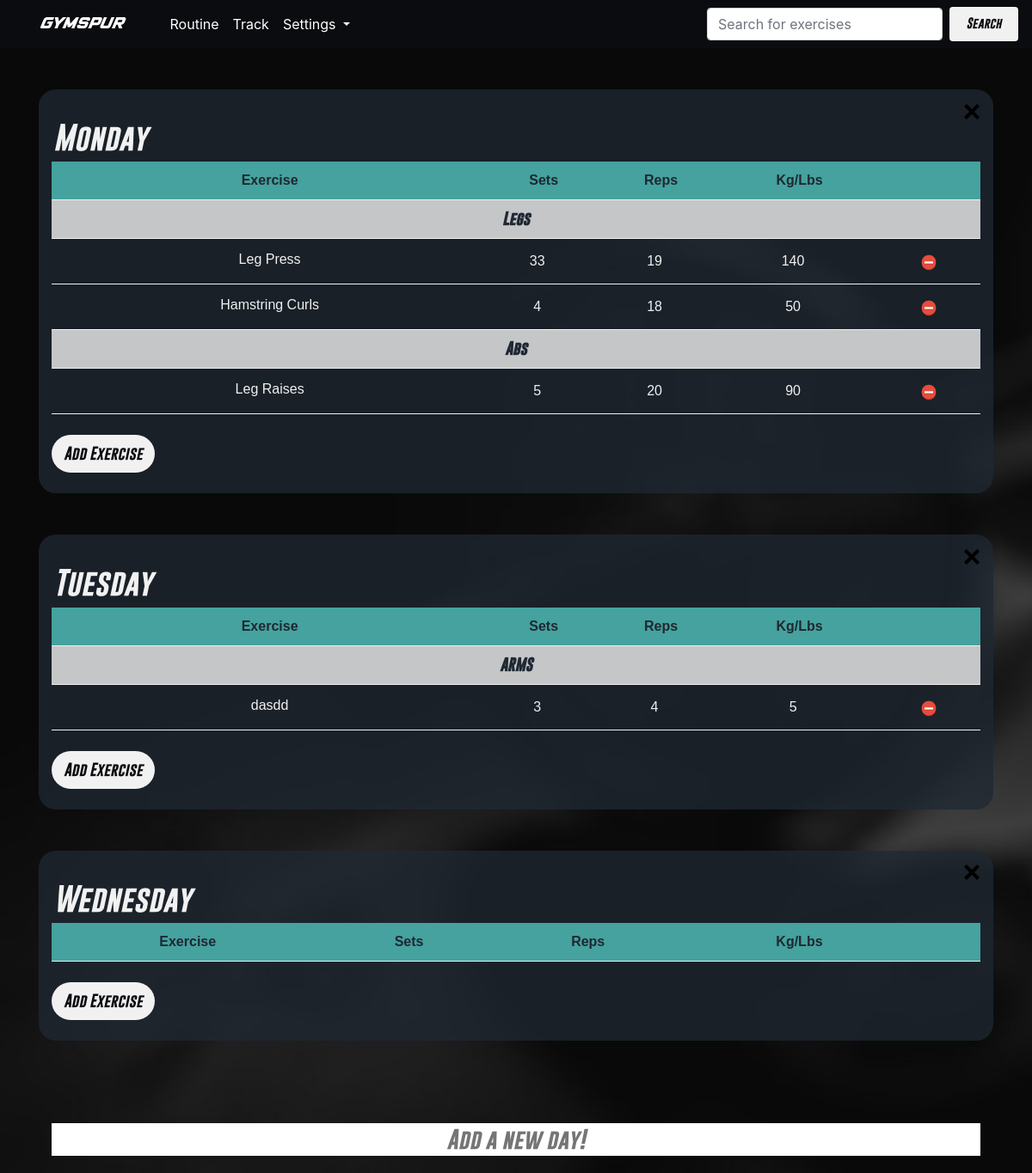
Page /routine (signed in) on the committed database.
### my_app/auth/models.py (models this page shows)
class Day(db.Model):
    id = db.Column(db.Integer, primary_key=True)
    day_name = db.Column(db.String(120), nullable=False)
    user_id = db.Column(db.Integer, db.ForeignKey('user.id'))
    exercises = db.relationship('Exercise', backref='day', lazy='dynamic')

class Exercise(db.Model):
    id = db.Column(db.Integer, primary_key=True)
    exr_mg = db.Column(db.String(120))
    exr_name = db.Column(db.String(120), nullable=False)
    exr_reps = db.Column(db.Integer)
    exr_sets = db.Column(db.Integer)
    exr_val = db.Column(db.Integer)
    day_id = db.Column(db.Integer, db.ForeignKey('day.id'))
    user_id = db.Column(db.Integer, db.ForeignKey('user.id'))
    weekly_values = db.relationship('Weekly_Value', backref='exercise', lazy='dynamic')

### my_app/auth/views.py (the view)
@auth.route('/routine', methods=['GET', 'POST'])
@login_required
def routine():
    e_form = ExerciseForm(csrf_enabled=False)
    en_form = ExerciseNameForm(csrf_enabled=False)
    change_exercise_form = ExerciseForm(csrf_enabled=False)
    form = DayForm(csrf_enabled=False)
    if form.validate_on_submit():
        day = Day(day_name=form.day.data, user=current_user)
        db.session.add(day)
        db.session.commit()
        flash("%s added!" % day.day_name)
        return redirect(url_for('auth.routine'))
    days = current_user.days
    muscle_groups = {}
    for day in days:
        muscle_groups[day.id] = []
        for exercise in day.exercises:
            if exercise.exr_mg not in muscle_groups[day.id]:
                muscle_groups[day.id].append(exercise.exr_mg)
    return render_template('routine/routine.html', title='routine', form=form, e_form=e_form,\
         days=days, en_form=en_form, change_exercise_form=change_exercise_form, muscle_groups=muscle_groups)

### my_app/auth/forms.py
class ExerciseForm(FlaskForm):
    exercise = TextAreaField('Add a new exercise', validators=[DataRequired()])
    muscle_group = TextField('Muscle Group', validators=[DataRequired()])
    reps = IntegerField('Reps', default=0, validators=[DataRequired()])
    sets = IntegerField('Sets', default=0, validators=[DataRequired()])
    value = IntegerField('Value', default=0, validators=[DataRequired()])
    submit = SubmitField('Submit')

class ExerciseNameForm(FlaskForm):
    exercise = TextAreaField('Add a new exercise', validators=[DataRequired()])
    submit = SubmitField('Submit')

### my_app/auth/models.py (called while the page is built)
    @property
    def is_authenticated(self):
        return True

### my_app/auth/views.py (called while the page is built)
@login_manager.user_loader
def load_user(id):
    return User.query.get(int(id))

@auth.before_request
def get_current_user():
    g.user = current_user

### my_app/templates/routine/routine.html (shortened to what this page needs)
{% extends "base.html" %}
{% block container %}
    <br>
    {% for day in days %}
    <div id="dayblock-{{day.id}}" class="container-fluid" style="padding-top:10px;">
        <div id="dayDiv-{{day.id}}" style="padding-top:2px;">
            <a href="{{ url_for('auth.delete_day', day_id=day.id) }}" class="delete_day"><img style="height:20px;width:20px;" src="static/images/bin.png"></a>
            <br>
            <form id ="change-day-{{day.id}}" style="display:block"method="POST" action="{{ url_for('auth.rename_day', day_id=day.id) }}" role="form">
                <h3 class="dayName">{{ form.day(id=day.id, value=day.day_name, class_="day_form") }}</h3>
            </form>
        </div>
        <table>
            <tr id="row">
                <th>Exercise</th>
                <th>Sets</th>
                <th>Reps</th>
                <th>Kg/Lbs</th>
                <th></th>
            </tr>
        {% for mg in muscle_groups[day.id] %}
        <tr class="mg_row" style="width:100%"><th colspan="5" style="width:100%">{{mg}}</th></tr>
        {% for exercise in day.exercises if exercise.exr_mg == mg %}
        <tr>
            <form method="POST" action="{{ url_for('auth.change_mg', exercise_id=exercise.id)}}" role="form">
                <td>
                        {{ change_exercise_form.exercise(value=exercise.exr_name, class_="exr_form", onkeydown="if (event.keyCode == 13) { this.form.submit(); return false; }") }}
                </td>
                <td class="integer_data">
                        {{ change_exercise_form.sets(value=exercise.exr_sets, class_="ce_form") }}
                </td>
                <td class="integer_data">
                        {{ change_exercise_form.reps(value=exercise.exr_reps, class_="ce_form") }}
                </td>
                <td class="integer_data">
                       <div>{{ change_exercise_form.value(value=exercise.exr_val, class_="ce_form") }}</div>
                </td>
            </form>
            <td class="integer_data">
                <a href="{{ url_for('auth.delete_exercise', exercise_id=exercise.id) }}">
                <img src="/static/images/delete.png" style="width:20px;height:20px;"></a>
            </td>
        </tr>
        {% endfor %}
        {% endfor %}
        </table>
        <br>
        <button class="add_exercise_button" id="myBtn-{{day.id}}" onclick="showModal({{day.id}})">Add Exercise</button>
        <br>
        <br>
    </div>
    <br>
    <br>
    {% endfor %}
    <br>
    <br>
    <div class="container" style="padding-bottom: 20px;">
            <form method="POST" action="{{ url_for('auth.routine') }}" role="form">
                {{ form.day(placeholder="Add a new day!", class_="add_day_form")}}</div>
    </div>
{% endblock %}

### my_app/templates/base.html (shortened to what this page needs)
<!DOCTYPE html>
<html lang="en">
  <head>
    <link href="{{ url_for('static', filename='css/bootstrap.css') }}" rel="stylesheet">
    <link href="{{ url_for('static', filename='css/main.css') }}" rel="stylesheet">
  </head>
  <body>
    <nav class="navbar navbar-expand-lg navbar-dark">
      <a class="navbar-brand" style="font-family:'velocista';font-size:large;color:#fff;">GYMSPUR</a>
      <div class="collapse navbar-collapse" id="navbarSupportedContent">
        <ul class="navbar-nav mr-auto">
          <li class="nav-item active">
            <a class="nav-link" href="{{url_for('auth.routine')}}" style="color:#fff;">Routine</a>
          </li>
          <li class="nav-item">
            <a class="nav-link" href="{{url_for('auth.track')}}" style="color:#fff;">Track</a>
          </li>
          <li class="nav-item dropdown">
            <a class="nav-link dropdown-toggle" href="#" id="navbarDropdown" role="button" data-toggle="dropdown" aria-haspopup="true" aria-expanded="false" style="color:#fff;">
              Settings
            </a>
          </li>
        </ul>
        <form class="form-inline my-2 my-lg-0">
          <input class="form-control mr-sm-2" type="search" placeholder="Search for exercises" aria-label="Search">
          <button class="btn search_button my-2 my-sm-0" type="submit">Search</button>
        </form>
      </div>
    </nav>
    <div class="container">
    <br/>
    {% block container %}{% endblock %}
  </body>
</html>

### my_app/static/css/main.css (style rules this page uses)
body { background-image: url("../images/background.jpg"); background-repeat: no-repeat; background-attachment: fixed; background-size: cover; }
.container-fluid { background: rgb(197,198,199); background: rgba(31,40,51,0.7483368347338936); border-radius: 20px; }
table { width: 100%; }
td { transition: all .2s ease-in-out; font-family: Arial, Helvetica, sans-serif; }
th, td { padding: 10px; border-bottom: 1px solid #f1f1f1; text-align: center; font-size: medium; }
th { color: #1f2833; }
#row { background:#45a29e; font-family: Arial, Helvetica, sans-serif; }
.mg_row { background-color: #c5c6c7; color: #0b0c10; font-family: 'gobold_bolditalic'; }
a,p,small { color: #f1f1f1; text-decoration: none; }
.dropdown { position: relative; display: inline-block; }
h3 { font-family: 'gobold_bolditalic'; font-size: xx-large; }
.dayName { -webkit-transform: perspective(1px) translateZ(0); transform: perspective(1px) translateZ(0); box-shadow: 0 0 1px rgba(0, 0, 0, 0); -webkit-transition-duration: 0.3s; transition-duration: 0.3s; -webkit-transition-property: transform; transition-property: transform; }
.navbar { background: #0b0c10; }
.navbar-brand { font-family: 'gobold_bolditalic'; font-size: large; padding-left: 30px; padding-right: 30px; }
.ce_form { color: #f1f1f1; border: 0px; background: transparent; text-align: center; width: 100%; }
@media screen and (min-width: 420px) { .exr_form { color: #f1f1f1; border: 0px; background: transparent; text-align: center; width: 100%; height: 25px; overflow:hidden; resize: none; } }
.day_form { background: transparent; width: 100%; border:0px; color: #f1f1f1; }
.add_day_form { font-family: 'gobold_bolditalic'; font-size: x-large; border: 0px; text-align: center; width: 100%; }
.search_button { font-family: "gobold_bolditalic"; font-size: small; background-color: #f1f1f1; color: #0b0c10; border: 0px; padding: 10px; width: 80px; transition: all .2s ease-in-out; }
.add_exercise_button { font-family: "gobold_bolditalic"; font-size: medium; background-color: #f1f1f1; color: #0b0c10; border: 0px; border-radius: 50px; padding: 10px; width: 120px; transition: all .2s ease-in-out; }
.integer_data { width: 50px; }
.delete_day { float: right; }

### rows in the picture
Day: day "Monday"
Exercise: exr_mg "Legs", exercise "Leg Press", sets "33", reps "19", value "140"
Exercise: exercise "Hamstring Curls", sets "4", reps "18", value "50"
Exercise: exr_mg "Abs", exercise "Leg Raises", sets "5", reps "20", value "90"
Day: day "Tuesday"
Exercise: exr_mg "ARMS", exercise "dasdd", sets "3", reps "4", value "5"
Day: day "Wednesday"
